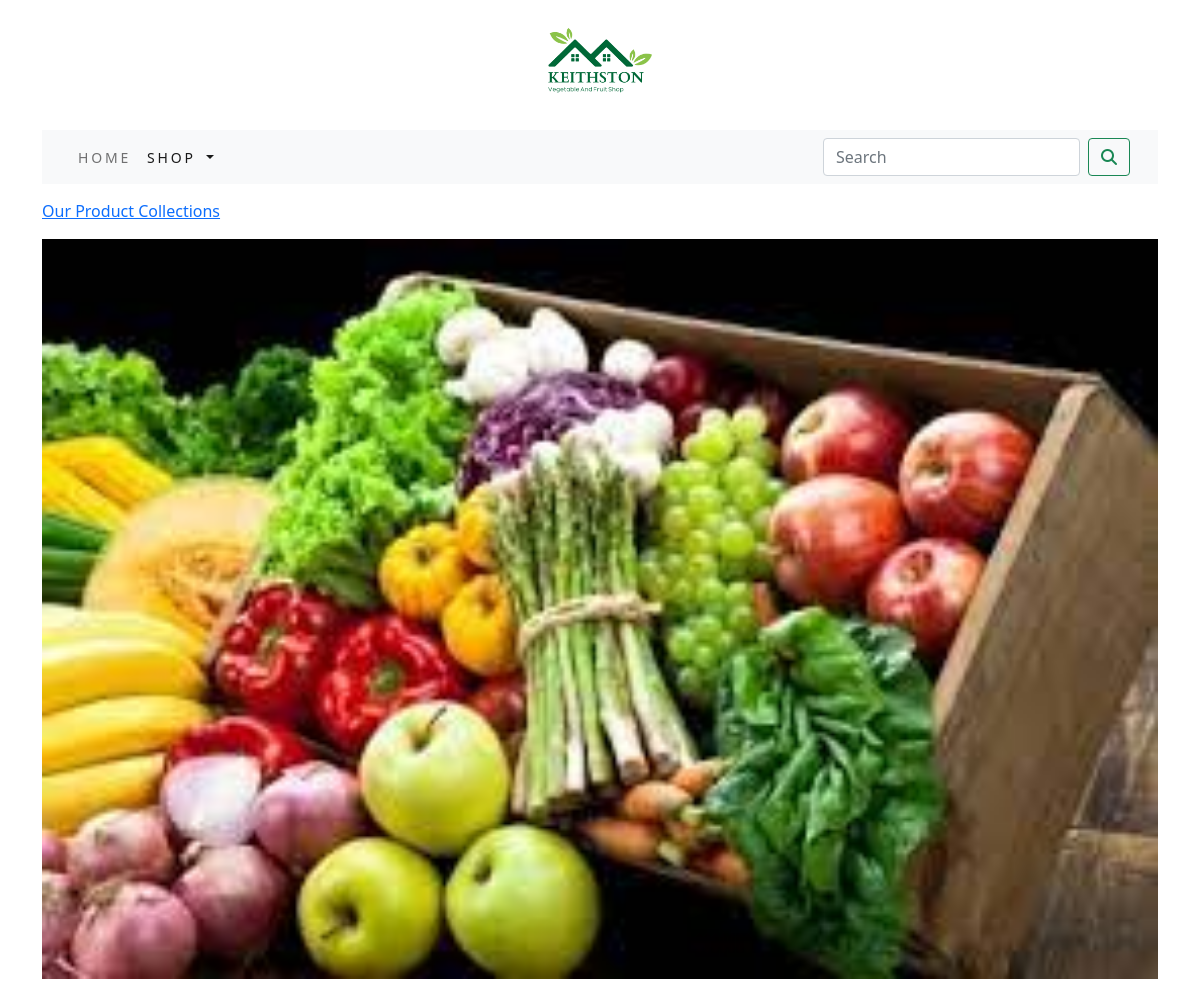
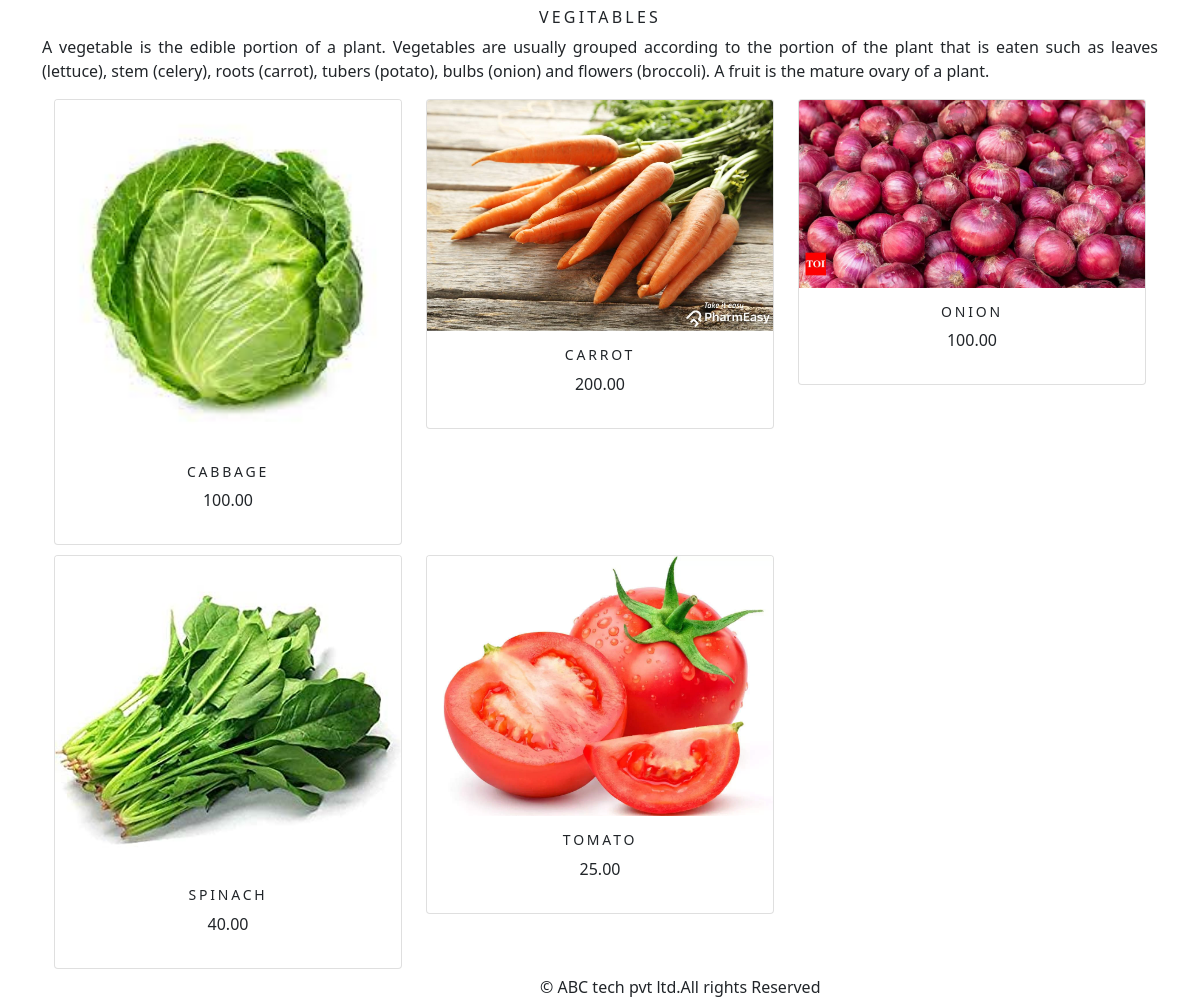
/shop/vegitables/, run on the app's committed database (2 pictures, top to bottom).
### shop/models.py (models this page shows, shortened)
class Category(models.Model):
    name = models.CharField(max_length=250, unique=True)
    slug = models.SlugField(max_length=250, unique=True)
    description = models.TextField(blank=True)
    image = models.ImageField(upload_to='category', blank=True)
    class Meta:
        ordering = ('name',)
        verbose_name = 'category'
        verbose_name_plural = 'categories'
    def get_url(self):
        return reverse('shop:products_by_category', args=[self.slug])

class Product(models.Model):
    name = models.CharField(max_length=250, unique=True)
    slug = models.SlugField(max_length=250, unique=True)
    description = models.TextField(blank=True)
    price = models.DecimalField(max_digits=10, decimal_places=2)
    category = models.ForeignKey(Category, on_delete=models.CASCADE)
    image = models.ImageField(upload_to='product', blank=True)
    stock = models.IntegerField()
    available = models.BooleanField(default=True)
    created = models.DateTimeField(auto_now_add=True)
    updated = models.DateTimeField(auto_now=True)
    def get_url(self):
        return reverse('shop:prodCatdetail', args=[self.category.slug, self.slug])
    class Meta:
        ordering = ('name',)
        verbose_name = 'product'
        verbose_name_plural = 'products'

### shop/views.py (the view)
# urls.py: path('', views.allProdCat, name='allProdCat'),
def allProdCat(request, c_slug=None):
    c_page = None
    products_list = None
    if c_slug!=None:
        c_page = get_object_or_404(Category, slug=c_slug)
        products_list = Product.objects.all().filter(category=c_page, available=True)
    else:
        products_list = Product.objects.all().filter(available=True)
    paginator = Paginator(products_list, 6)
    try:
        page = int(request.GET.get('page', '1'))
    except:
        page = 1
    try:
        products = paginator.page(page)
    except (EmptyPage, InvalidPage):
        products = paginator.page(paginator.num_pages)
    return render(request, "category.html", {'category': c_page, 'products': products})

### cart/context_processors.py (called while the page is built)
def counter(request):
    item_count = 0
    if 'admin' in request.path:
        return {}
    else:
        try:
            cart = Cart.objects.filter(cart_id=cart_id(request))
            cart_items = CartItem.objects.all().filter(cart=cart[:1])
            for cart_item in cart_items:
                item_count += cart_item.quantity
        except Cart.DoesNotExist:
            item_count = 0
    return dict(item_count=item_count)

### cart/views.py (called while the page is built)
def cart_id(request):
    cart = request.session.session_key
    if not cart:
        cart = request.session.create()
    return cart

### shop/context_processors.py (called while the page is built)
def menu_links(request):
    links = Category.objects.all()
    return dict(links=links)

### templates/category.html (shortened to what this page needs)
{% extends 'base.html' %}
{% load static %}
{% block content %}
{% if category %}
   <div>
      <div class="row my_row_class">
         <div class="mx-auto">
         <p><a href="{% url 'shop:allProdCat' %}">Our Product Collections</a></p>
        </div>
      </div>
   </div>
    {% endif %}
<div class="mx-auto">
   {% if category %}
   <img class="my_image" src="{{category.image.url}}" alt="{{category.name}}" width="200" height="200">
</div>
    <br>
<div>
   <h1 class="text-center my_title">{{category.name}}</h1>
   <p class="text-justify">{{category.description}}</p>
</div>
{% endif %}
<div class="container">
    <div class="row mx_auto">
        {% for product in products.object_list %}
        <div class="my_bottom_margin col-9 col-sm-12 col-md-4 col-lg-4">
            <div class="card text-center" style="min-width:18rem;">
                 <a href="{{product.get_url}}"><img class="card-img-top my_image" src="{{product.image.url}}" alt="{{product.name}}" width="200" height="200"></a>
            <div class="card-body">
               <h4>{{ product.name }}</h4>
               <p>{{ product.price }}</p>
            </div>
            </div>
        </div>
        {% endfor %}
   </div>
</div>
   <br>
</div>
{% endblock %}

### static/css/custom.css (style rules this page uses)
body { font-family : 'Roboto', sans-serif; }
.my_row_class { padding-top : 15px; }
.my_image { width : 100%; height : auto; }
.my_title { font-size : 16px; text-transform : uppercase; letter-spacing : .2em; }
.my_bottom_margin { margin-bottom : 10px; }
.card-body h4 { font-size : 14px; text-transform : uppercase; letter-spacing : .2em; }

### data on the page
Category: image (picture), name "VEGITABLES", description "A vegetable is the edible portion of a plant. Vegetables are usually grouped according to the portion of the plant that is eaten such as leaves (lettuce), stem (celery), roots (carrot), tubers (potato), bulbs (onion) and flowers (broccoli). A fruit is the mature ovary of a plant."
Product: image (picture), name "CABBAGE", price "100.00"
Product: image (picture), name "CARROT", price "200.00"
Product: image (picture), name "ONION", price "100.00"
Product: image (picture), name "SPINACH", price "40.00"
Product: image (picture), name "TOMATO", price "25.00"
